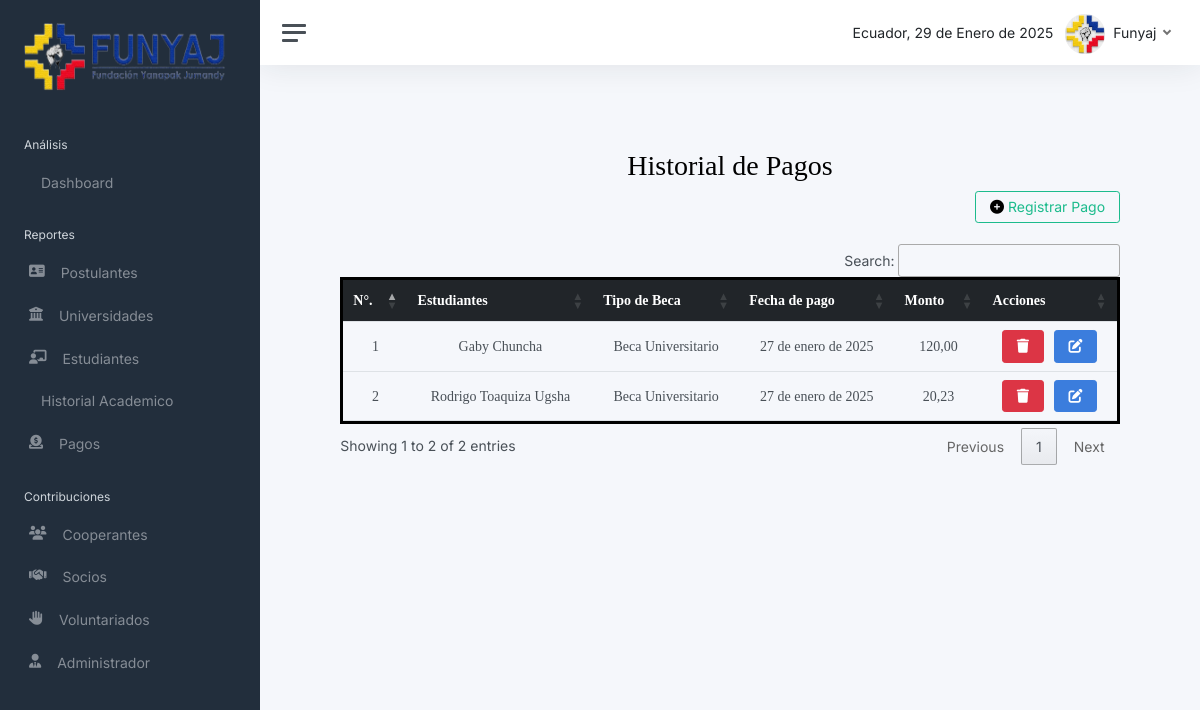
/pagos/, run on the app's committed database.
### Aplicacion/Sistema/models.py (models this page shows, shortened)
class Pago(models.Model):
    id = models.AutoField(primary_key=True)
    estudiante = models.ForeignKey(Estudiante, on_delete=models.PROTECT)
    beca = models.ForeignKey(Beca, on_delete=models.PROTECT)
    fecha_de_pago = models.DateField()
    monto = models.DecimalField(max_digits=10, decimal_places=2)

class Estudiante(models.Model):
    id = models.AutoField(primary_key=True)
    nombres = models.CharField(max_length=250)
    apellidos = models.CharField(max_length=250)
    cedula = models.CharField(max_length=15)
    direccion = models.CharField(max_length=250)
    telefono = models.CharField(max_length=15)
    email = models.EmailField(max_length=250)
    universidad = models.ForeignKey('Universidad', on_delete=models.PROTECT)
    carrera = models.CharField(max_length=250)
    año_de_ingreso = models.IntegerField()
    estado = models.CharField(max_length=250)
    def __str__(self):
        return f'{self.nombres} {self.apellidos}'

class Beca(models.Model):
    id = models.AutoField(primary_key=True)
    tipo = models.CharField(max_length=250)
    monto = models.DecimalField(max_digits=10, decimal_places=2)
    fecha_de_inicio = models.DateField()
    fecha_de_fin = models.DateField()
    def __str__(self):
        return self.tipo

### Aplicacion/Sistema/views.py (the view)
# urls.py: path('pagos/',views.pagos, name='pagos'),
def pagos(request):
    pagoBdd=Pago.objects.all()
    estudiantesBdd=Estudiante.objects.all()
    becasBdd=Beca.objects.all()
    return render(request,'pagos.html',{'pago':pagoBdd, 'estudiantes':estudiantesBdd, 'becas':becasBdd})

### Aplicacion/Sistema/templates/pagos.html (shortened to what this page needs)
{% extends "./administrador.html" %}
{% block contenido %}
{% load static %}
<body>
   <br><br><br><br>
   <center><h1 style="font-family: 'Times New Roman', serif;">Historial de Pagos</h1></center>
   <div class="row">
       <div class="col-md-11 text-end">
           <a href="#" class="btn btn-outline-success" data-bs-toggle="modal" data-bs-target="#addPagoModal">
               <i class="fa fa-plus-circle fa-1x"></i> Registrar Pago
           </a>
       </div>
   </div><br>
   <div class="row">
       <div class="col-md-1"></div>
       <div class="col-md-10">
           {% if pago %}
               <table class="table custom-table" id="miTabla">
                   <thead class="table-dark">
                       <tr>
                           <th>N°.</th>
                           <th>Estudiantes</th>
                           <th>Tipo de Beca</th>
                           <th>Fecha de pago</th>
                           <th>Monto</th>
                           <th>Acciones</th>
                       </tr>
                   </thead>
                   <tbody>
                       {% for pagos in pago %}
                           <tr>
                               <td>{{ forloop.counter }}</td>
                               <td>{{ pagos.estudiante }}</td>
                               <td>{{ pagos.beca }}</td>
                               <td>{{ pagos.fecha_de_pago }}</td>
                               <td>{{ pagos.monto }}</td>
                               <td>
                                   <a href="javascript:void(0)" onclick="eliminarPagos('/eliminarPagos/{{ pagos.id }}');" class="btn btn-danger"><i class="fa-solid fa-trash"></i> </a>&nbsp;&nbsp
                                   <a href="javascript:void(0);"
                                      onclick="mostrarModalEditarPago({{ pagos.id }}, {{ pagos.estudiante.id }}, {{ pagos.beca.id }}, '{{ pagos.fecha_de_pago|escapejs }}', {{ pagos.monto }})"
                                      class="btn btn-primary">
                                       <i class="fa-solid fa-pen-to-square"></i>
                                   </a>
                               </td>
                           </tr>
                       {% endfor %}
                   </tbody>
               </table>
           {% else %}
               <br><br><br><br><p class="text-center display-7">No se ha registrado ningún dato <i class="fa-solid fa-circle-xmark"></i></p>
           {% endif %}
       </div>
   </div>
<br><br><br>
{% endblock %}

### F_Funyaj/assets/css/principal.css (style rules this page uses)
body { font-family: 'Overpass', sans-serif; font-weight: normal; font-size: 100%; color: #1b262c; margin: 0; background-color: #5f6769; }
h1 { margin: 0; font-size: 24px; color: #0033a0; }

### F_Funyaj/assets/administrador/css/datatable.css (style rules this page uses)
.custom-table th, .custom-table td { text-align: center; }
.custom-table { margin: 0 auto; width: 100%; }
table { border: 3px solid black !important; }
.btn-outline-success { background-color: #A3D8FF; color: black; border-color: #A3D8FF; font-weight: bold; padding: 10px 20px; transition: background-color 0.3s ease; }
.btn-outline-success .fa { color: black; }
.btn-danger { color: white; background-color: #dc3545; border-color: #dc3545; }
#miTabla { font-family: 'Times New Roman', serif !important; }
#miTabla td, #miTabla th { font-family: 'Times New Roman', serif !important; }

### data on the page
Pago: estudiante "Gaby Chuncha", beca "Beca Universitario", fecha_de_pago "27 de enero de 2025", monto "120,00"
Pago: estudiante "Rodrigo Toaquiza Ugsha", beca "Beca Universitario", fecha_de_pago "27 de enero de 2025", monto "20,23"
